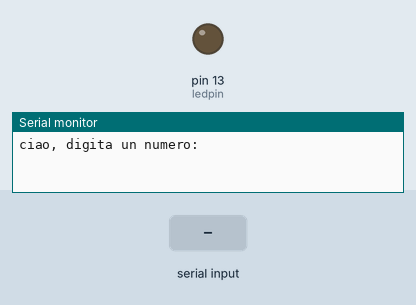
This sketch was run on a simulated Arduino Uno, built with avr-gcc and run on an emulated ATmega328P. On the bench: output pins drawn as LEDs (lit = HIGH), the last lines printed to the serial monitor. The inputs (shaded band) are chosen by the test bench.

Above: at 1.2 s.
1.3 s: "3" received over Serial
At 2.2 s:
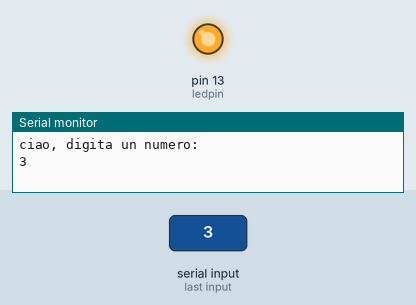
Timing chart, 0 to 4.3 s (numbered marks = the images above; inputs shaded):
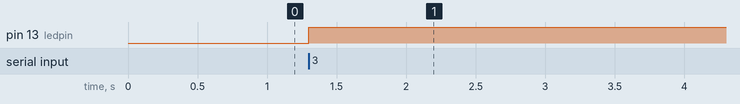

The sketch:

prova.ino
```cpp
#include <stdio.h>
int ledpin = 13;
char arg = 0;
int def;


void setup() {
  // put your setup code here, to run once:
  Serial.begin(9600);
  Serial.println("ciao, digita un numero: ");
  pinMode(ledpin, OUTPUT);
}

void loop() {
  // put your main code here, to run repeatedly:
  if(Serial.available()){
      arg = Serial.read();
      Serial.println(arg);
      if (arg == '3') {
        digitalWrite(ledpin, HIGH);
        delay(10000);
      }
      else{
        digitalWrite(ledpin, LOW);

      }
  }

}
```

Measured:
- after the input at 1.3 s, pin 13 (ledpin): LOW → HIGH at once
